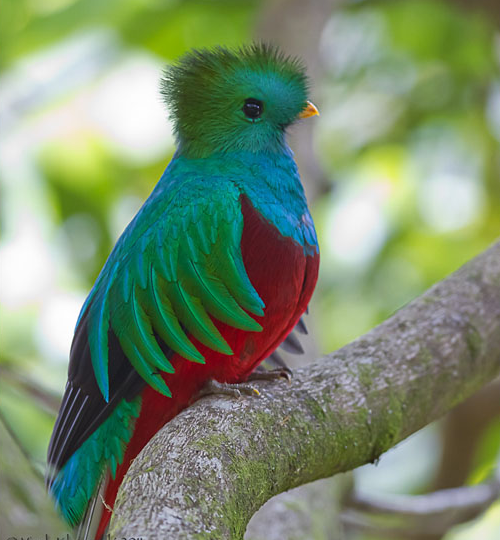
#> input picture elementsMachineLearning2023/Clases/quetzal.png, 500 x 540 px
$ jupyter execute aula09b.ipynb
#> lines starting #> are read from the running program, lines starting #| are printed output that depends on the picture
## *Elements of Machine Learning* 2023
### <font size=3 color='gray'>Alan Reyes-Figueroa</font>

## PCA con imágenes RGB

[cell 1]
import numpy as np
import matplotlib.pyplot as plt
import imageio
from skimage.color import rgb2gray
#from PIL import Image

[cell 2]
from warnings import filterwarnings
filterwarnings('ignore')

## 1. Imagen RGB

[cell 3]
I = plt.imread('quetzal.png')
#> I is the input picture: shape (540, 500, 4) float32; mean R, G, B, A 0.477, 0.553, 0.438, 1
I.shape
#> Out = (540, 500, 4)

[cell 4]
Igray = rgb2gray(I[:,:,:3])
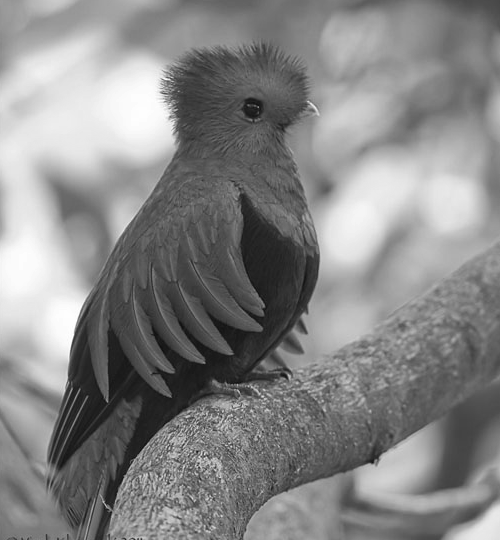
#> Igray: shape (540, 500) float32; min 0.0492, max 1, mean 0.528
Igray.shape
#> Out = (540, 500)

[cell 5]
plt.figure(figsize=(10,10))
plt.subplot(1,2,1)
plt.imshow(I)
plt.subplot(1,2,2)
plt.imshow(Igray, cmap=plt.cm.gray)
plt.show()

[cell 6]
plt.figure(figsize=(10,10))
plt.subplot(1,2,1)
plt.imshow(I[80:160, 240:320, :])
plt.subplot(1,2,2)
plt.imshow(Igray[80:160, 240:320], cmap=plt.cm.gray)
plt.show()

[cell 7]
plt.figure(figsize=(10,10))
plt.subplot(1,2,1)
plt.imshow(I[100:120, 300:320, :])
plt.subplot(1,2,2)
plt.imshow(Igray[100:120, 300:320], cmap=plt.cm.gray)
plt.show()

[cell 8]
print((255*I[80:90, 300:310, 0]).astype(np.uint8))
#| [[ 36  41  53  70  89 102 110 132 132 133]
#|  [ 39  47  56  69  84  94  96 108 115 123]
#|  [ 49  54  55  60  74  87  94 100 109 122]
#|  [ 48  49  45  49  64  85  98 118 123 127]
#|  [ 31  32  34  44  65  90 105 108 112 118]
#|  [ 30  31  38  50  67  85  99 121 126 133]
#|  [ 33  34  34  40  61  93 114 130 125 124]
#|  [ 22  27  38  56  73  83  89  87  96 109]
#|  [ 28  29  32  37  46  54  59  86 103 124]
#|  [ 31  29  25  26  39  60  76 114 126 140]]

[cell 9]
print((255*I[80:90, 300:310, 1]).astype(np.uint8))
#| [[ 80  85  95 108 118 125 128 142 142 140]
#|  [ 87  95 101 108 115 118 117 119 125 133]
#|  [103 108 104 103 108 114 114 111 120 132]
#|  [108 107  99  94 101 113 120 131 134 138]
#|  [ 95  94  92  93 104 118 129 121 125 129]
#|  [ 96  95  96  99 106 116 123 134 139 144]
#|  [103 102  98  95 105 126 144 153 145 137]
#|  [ 92  95 101 111 117 119 119 108 113 120]
#|  [100  98  97  94  93  92  91 106 118 133]
#|  [104 101  92  85  87  98 110 131 139 146]]

[cell 10]
print((255*I[80:90, 300:310, 2]).astype(np.uint8))
#| [[ 57  62  73  87 100 109 114 134 134 133]
#|  [ 63  71  78  87  97 102 102 111 117 125]
#|  [ 79  84  82  83  91  99 102 103 112 124]
#|  [ 82  82  75  73  83  98 107 122 126 130]
#|  [ 69  69  68  72  86 104 116 112 116 121]
#|  [ 69  69  72  78  88 101 110 125 130 136]
#|  [ 77  77  74  74  90 115 134 143 136 130]
#|  [ 68  72  80  92 102 107 109  99 105 114]
#|  [ 78  77  77  75  77  79  80  97 111 128]
#|  [ 85  81  74  67  71  85  96 123 132 142]]

[cell 11]
plt.figure(figsize=(15,5))
plt.subplot(1,3,1)
plt.imshow(I[100:120, 300:320, 0], cmap=plt.cm.Reds_r)
plt.subplot(1,3,2)
plt.imshow(I[100:120, 300:320, 1], cmap=plt.cm.Greens_r)
plt.subplot(1,3,3)
plt.imshow(I[100:120, 300:320, 2], cmap=plt.cm.Blues_r)
plt.show()
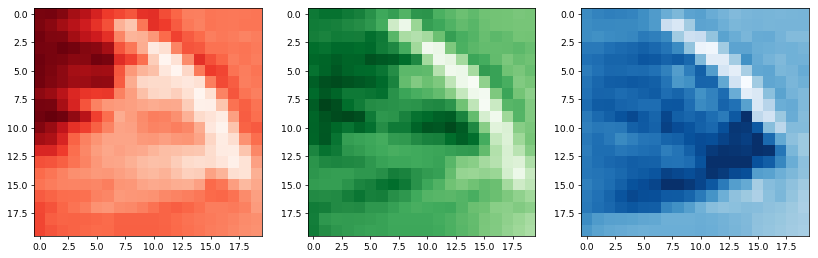
#> figure drawn by matplotlib, 3 panels

[cell 12]
def imageRGB2vectorblocks(I, block_size):
    '''
    Función que convierte una imagen RGB a un stack de bloques vectorizados.
    Inputs:   I = imagen grayscale de tamaño o shape (h, w, 3).
              block_size = entero, que representa el tamaño de los bloques cuadrados,
                           se trabajarán bloques de tamaño o shape (block_size, block_size, 3).
    Outputs:  stack = stack de bloques, el formato del stack es un numpy array de tamaño (N, b),
                      donde N es el número de bloques resultantes y b = block_size * block_size * 3.
    '''
#> called with block_size = 10
    (h, w, ch) = I.shape[:3]
#> h = 540; w = 500; ch = 4
    stack = []

    for i in range(0, h//block_size):
        for j in range(0, w//block_size):
            block = I[block_size*i:block_size*(i+1), block_size*j:block_size*(j+1), :].ravel()
            stack.append(block)
#> after the loop, stack = 2700 items
    stack = np.array(stack)
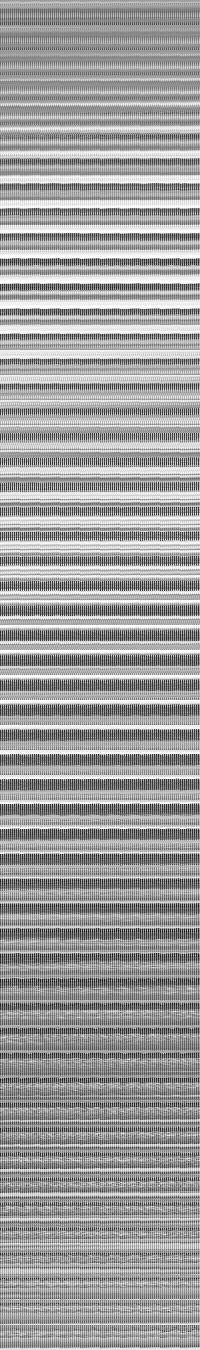
#> stack: shape (2700, 400) float32 (shown at 1/2 size); min 0, max 1, mean 0.617
    return stack

[cell 13]
def vectorblocks2imageRGB(stack, Ishape, block_size):
    '''
    Función que convierte una stack de bloques vectorizados a una imagen en escala de grises.
    Inputs:   stack  = stack de bloques, el formato del stack es un numpy array de tamaño (N, b),
                       donde N es el número de bloques resultantes y b = block_size * block_size * 3.
              Ishape = tamaño de la imagen esperada de salida (h, w, 3).
              block_size = entero, que representa el tamaño de los bloques cuadrados,
                           en el stack (block_size, block_size).
    Outputs:  J = imagen reconstruida en escala de grises, como numpy array de tamaño (h, w).
    '''

    (h, w, ch) = Ishape
    J = np.zeros((h, w, ch))

    for i in range(0, stack.shape[0]):
        r = i * block_size // w
        c = i - r*(w // block_size)
        block = stack[i,:].reshape(block_size, block_size, ch)
        J[block_size*r:block_size*r+block_size, block_size*c:block_size*c+block_size, :] = block
    return J

[cell 14]
sh = 10
stack = imageRGB2vectorblocks(I, sh)
stack.shape
#> Out = (2700, 400)

[cell 15]
# Centramos los datos
mu = stack.mean(axis=0)
#> mu = 400 values, max 1 at index 3, min 0.435 at index 34, mean 0.617
std = stack.std(axis=0)
#> std = 400 values, max 0.254 at index 368, min 0 at index 3, mean 0.181

Xc = (stack - mu) / std
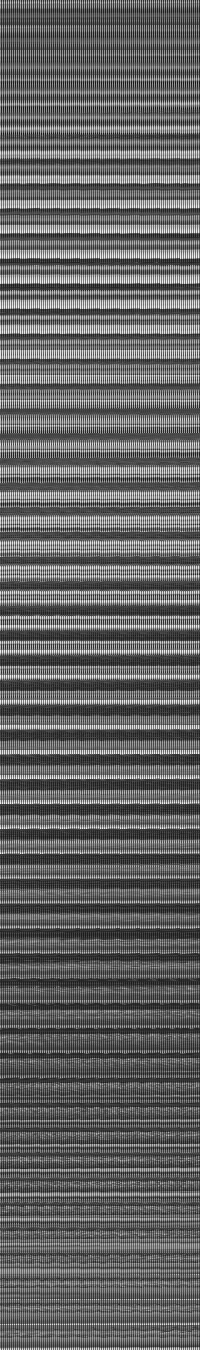
#> Xc: shape (2700, 400) float32 (shown at 1/2 size); 25% of the values are NaN or infinite; the others: min -2.5, max 2.29, mean -5.35e-07; drawn with min black, max white, NaN and infinite black

[cell 16]
U, S, V = np.linalg.svd(stack)
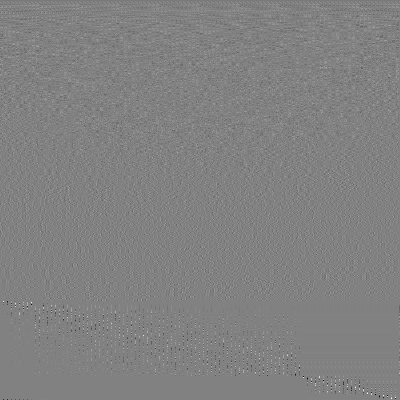
#> V: shape (400, 400) float32; min -0.819, max 0.79, mean -0.000161; drawn with min black and max white
#> S = 400 values, max 693.9 at index 0, min 4.02e-15 at index 399, mean 3.61
print(U.shape, S.shape, V.shape)
#| (2700, 2700) (400,) (400, 400)

[cell 17]
S = np.diag(S)
S.shape
#> Out = (400, 400)

[cell 18]
# probando con los siguientes números de componentes principales
ks = [1,2,3,4,5,10,15,20,30,40,50,60,70,80,90,100]

Ishape = I.shape[:3]
#> Ishape = (540, 500, 4)
approx = []

for k in ks:
    appk = U[:,:k] @ S[:k,:k] @ V[:k,:]
    J = vectorblocks2imageRGB(appk, Ishape, sh)
    approx.append(J)
#> this loop made 16 passes
#> pass 1, `appk = U[:,:k] @ S[:k,:k] @ V[:k,:]`:
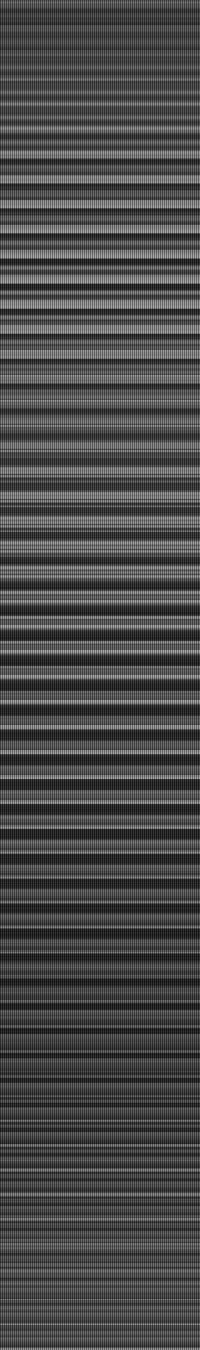
#> appk: shape (2700, 400) float32 (shown at 1/2 size); min 0.303, max 1.4, mean 0.625; drawn with min black and max white
#> pass 2, `J = vectorblocks2imageRGB(appk, Ishape, sh)`:
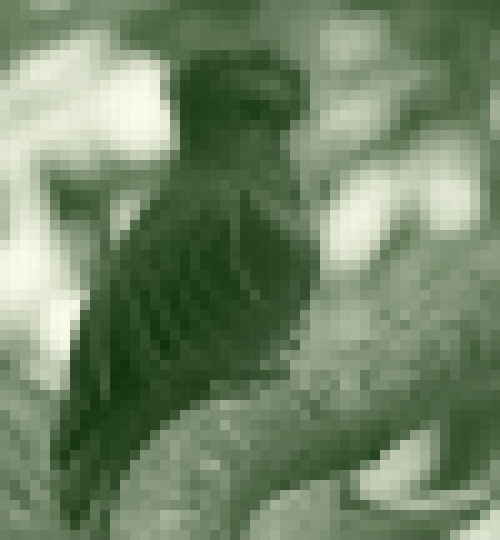
#> J: shape (540, 500, 4) float64; mean of channels 0, 1, 2, 3 0.476, 0.554, 0.437, 1; transparent parts drawn white
#> after the loop, approx = 16 items

[cell 19]
J = vectorblocks2imageRGB(stack, Ishape, sh)
J.shape

[cell 20]
plt.figure(figsize=(5,5.5))
plt.imshow(approx[0])
plt.show()
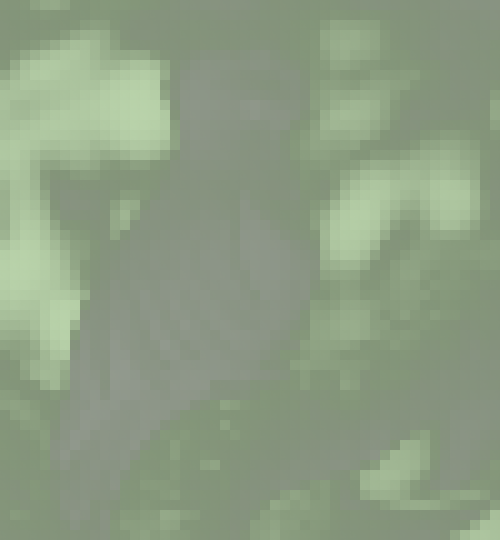
#> shown: shape (540, 500, 4) float64; mean R, G, B, A 0.501, 0.571, 0.462, 0.905; transparent parts drawn white

[cell 21]
plt.figure(figsize=(12,14))
for i in range(0, 4):
    for j in range(0, 4):
        plt.subplot(4,4,4*i+j+1)
        plt.imshow(approx[4*i+j])
        plt.xlabel('Componentes: {}'.format(ks[4*i+j]))
plt.show()

### Cálculo del Error

[cell 22]
Cov = (stack.T) @ stack
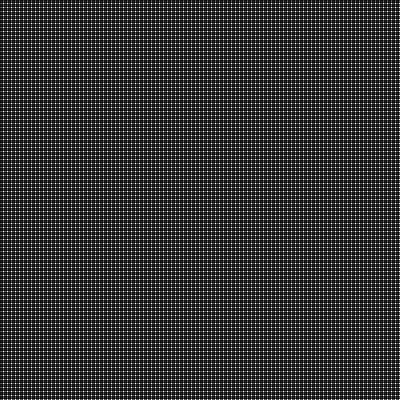
#> Cov: shape (400, 400) float32; min 648, max 2700, mean 1096.5; drawn with min black and max white

[cell 23]
eigs, _ = np.linalg.eig(Cov)

[cell 24]
explained_variance = eigs / eigs.sum()

[cell 25]
np.round(explained_variance[:20], 4)

[cell 26]
explained_accumulative = explained_variance.cumsum()

[cell 27]
k = 10
plt.figure(figsize=(6,6))
plt.bar(np.arange(1,1+k), explained_variance[:k])
plt.plot(np.arange(1,1+k), explained_accumulative[:k], 'r-', lw=3)
plt.ylim([0,1])
plt.show()
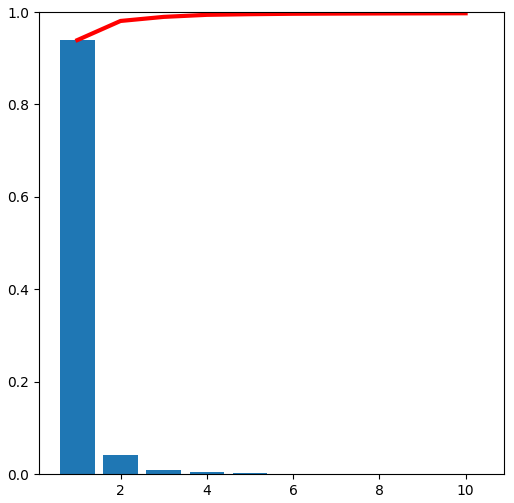
#> figure drawn by matplotlib, 1 panel; tallest bar 0.939 high, from x = 0.6 to 1.4; curve peaks at x = 10, y = 0.997

$ run again, with elementsMachineLearning2023/Clases/horse.jpg saved as elementsMachineLearning2023/Clases/quetzal.png
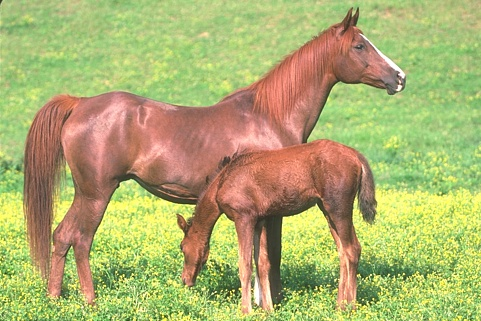
#> input picture elementsMachineLearning2023/Clases/horse.jpg, 481 x 321 px
#> I is the input picture: shape (321, 481, 3) float32; mean R, G, B 0.685, 0.687, 0.435
#| [[199 186 168 198 194 174 179 178 179 169]
#|  [196 185 169 199 201 173 182 174 177 166]
#|  [196 190 173 205 196 171 183 173 177 167]
#|  [197 199 175 196 191 175 188 181 183 175]
#|  [190 200 180 193 188 173 190 180 183 181]
#|  [185 196 184 189 197 177 194 178 180 180]
#> (further printed lines are left out)
#| [[116 105  90 120 115  97 102 103 108 101]
#|  [115 107  91 121 122  96 105 101 104  98]
#|  [115 109  92 124 117  94 106 100 104  99]
#|  [114 118  94 115 112  98 113 106 110 104]
#|  [107 119  99 112 109  96 115 105 110 110]
#|  [102 115 103 111 118 100 119 103 104 107]
#> (further printed lines are left out)
#| [[ 98  86  68  98  98  79  84  84  88  80]
#|  [ 98  87  69  99 105  78  87  82  85  77]
#|  [ 96  90  71 103 100  76  88  81  85  78]
#|  [ 96  99  73  94  95  80  94  87  91  84]
#|  [ 89 100  78  91  92  78  96  86  93  92]
#|  [ 84  96  82  89 101  82 100  84  88  90]
#> (further printed lines are left out)
#> after the loop in imageRGB2vectorblocks, `for i in range(0, h//block_size):`: stack = 1536 items
#> mu = 300 values, max 0.692 at index 277, min 0.429 at index 233, mean 0.602
#> std = 300 values, max 0.204 at index 85, min 0.105 at index 278, mean 0.158
#> `U, S, V = np.linalg.svd(stack)`: S = 300 values, max 422.8 at index 0, min 0.0604 at index 299, mean 3.63
#| (1536, 1536) (300,) (300, 300)
#> `Cov = (stack.T) @ stack`:
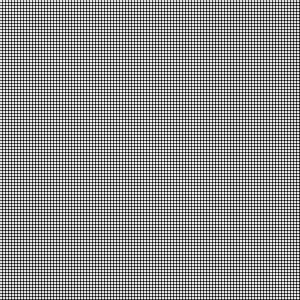
#> Cov: shape (300, 300) float32; min 292.4, max 796, mean 573.5; drawn with min black and max white
#> eigs = 300 values, max 178795.3 at index 0, min 0.00333 at index 218, mean 618.5
#> explained_variance = 300 values, max 0.964 at index 0, min 1.79e-08 at index 218, mean 0.00333
#> `np.round(explained_variance[:20], 4)`: Out = 20 values, max 0.964 at index 0, min 0.0003 at index 17, mean 0.0496
#> explained_accumulative = 300 values from 0.964 to 1
#> `plt.show()`:
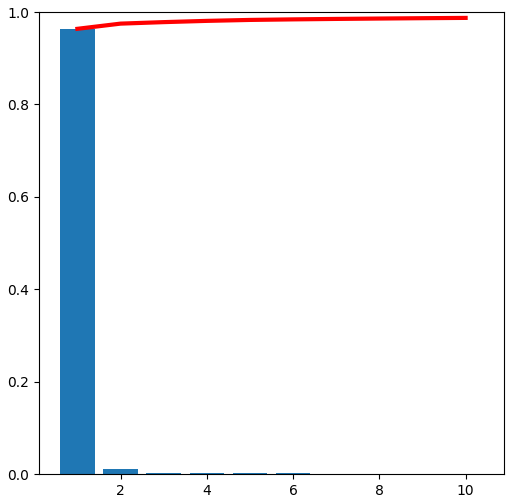
#> figure drawn by matplotlib, 1 panel; tallest bar 0.964 high, from x = 0.6 to 1.4; curve peaks at x = 10, y = 0.987

$ run again, with elementsMachineLearning2023/Clases/tree.jpg saved as elementsMachineLearning2023/Clases/quetzal.png
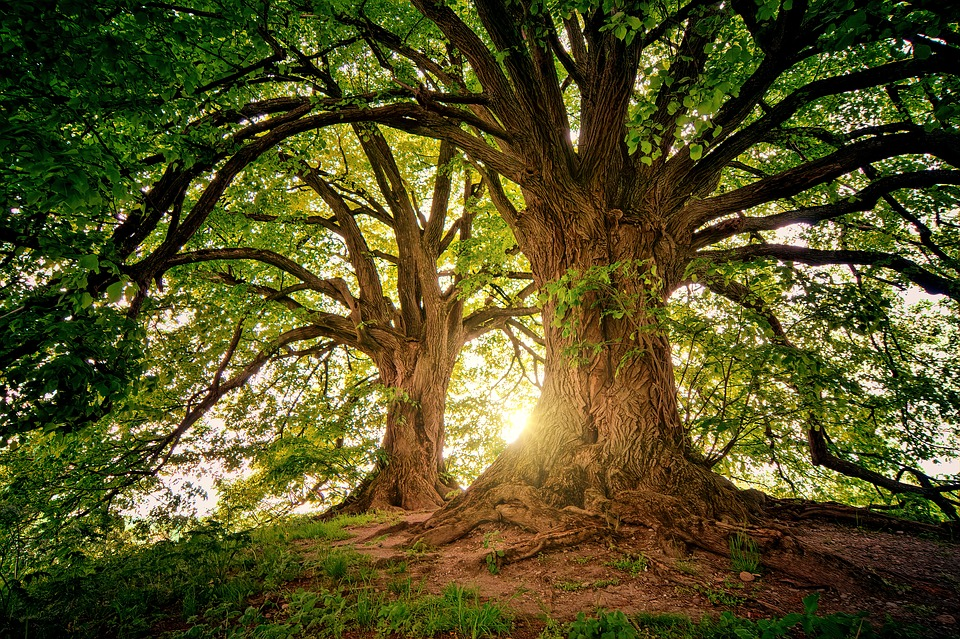
#> input picture elementsMachineLearning2023/Clases/tree.jpg, 960 x 639 px
#> I is the input picture: shape (639, 960, 3) float32; mean R, G, B 0.329, 0.316, 0.143
#| [[  3   3   0   0  77  92  33   9  10 129]
#|  [ 89  95  13  54 121 113  79  44   2   1]
#|  [ 73  94  35 110 122 113  37   6  17  59]
#|  [115 143 102 121  83   4  23  73  61  80]
#|  [211 197 191 110 105 108  93  82  89  63]
#|  [215 145 128  88  82 170 244 246 134 110]
#> (further printed lines are left out)
#| [[  2   3  10  10  96 106  32   6  13 132]
#|  [ 96 103  27  72 142 127  75  37   8  10]
#|  [100 113  44 118 140 125  32   2  33  84]
#|  [141 160 109 125  96  15  19  73  82 111]
#|  [215 200 192 114 113 116  94  90 112  95]
#|  [208 144 135 102 100 186 248 249 145 130]
#> (further printed lines are left out)
#| [[  0   0   0   0   7  11   0   0   0  63]
#|  [ 42  44   0  10  47  39  28   8   0   0]
#|  [  0   8   0  32  41  43   0   0   0  19]
#|  [  6  28   0  31  16   0   0  47  23  31]
#|  [ 78  61  73  27  72 103  96  67  34   0]
#|  [ 91  18  21  15  58 173 247 228  76  33]
#> (further printed lines are left out)
#> after the loop in imageRGB2vectorblocks, `for i in range(0, h//block_size):`: stack = 6048 items
#> mu = 300 values, max 0.338 at index 147, min 0.14 at index 266, mean 0.265
#> std = 300 values, max 0.287 at index 42, min 0.208 at index 290, mean 0.252
#> `U, S, V = np.linalg.svd(stack)`: S = 300 values, max 450.5 at index 0, min 0.316 at index 299, mean 9.2
#| (6048, 6048) (300,) (300, 300)
#> after the loop `for k in ks:`: approx = 16 items
#> eigs = 300 values, max 202977.1 at index 0, min 0.1 at index 252, mean 856
#> explained_variance = 300 values, max 0.79 at index 0, min 3.9e-07 at index 252, mean 0.00333
#> `np.round(explained_variance[:20], 4)`: Out = 20 values, max 0.79 at index 0, min 0.0023 at index 19, mean 0.0461
#> explained_accumulative = 300 values from 0.79 to 1
#> `plt.show()`:
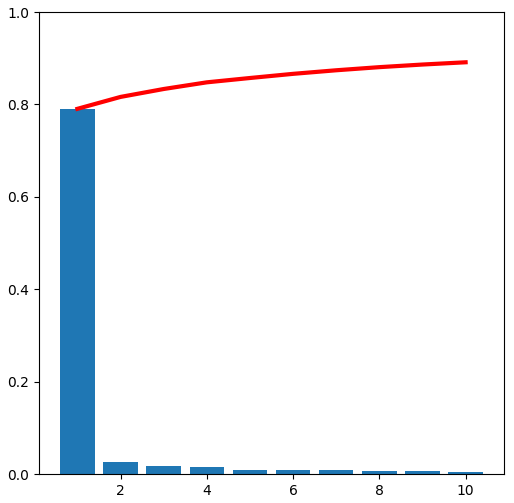
#> figure drawn by matplotlib, 1 panel; tallest bar 0.79 high, from x = 0.6 to 1.4; curve peaks at x = 10, y = 0.891
